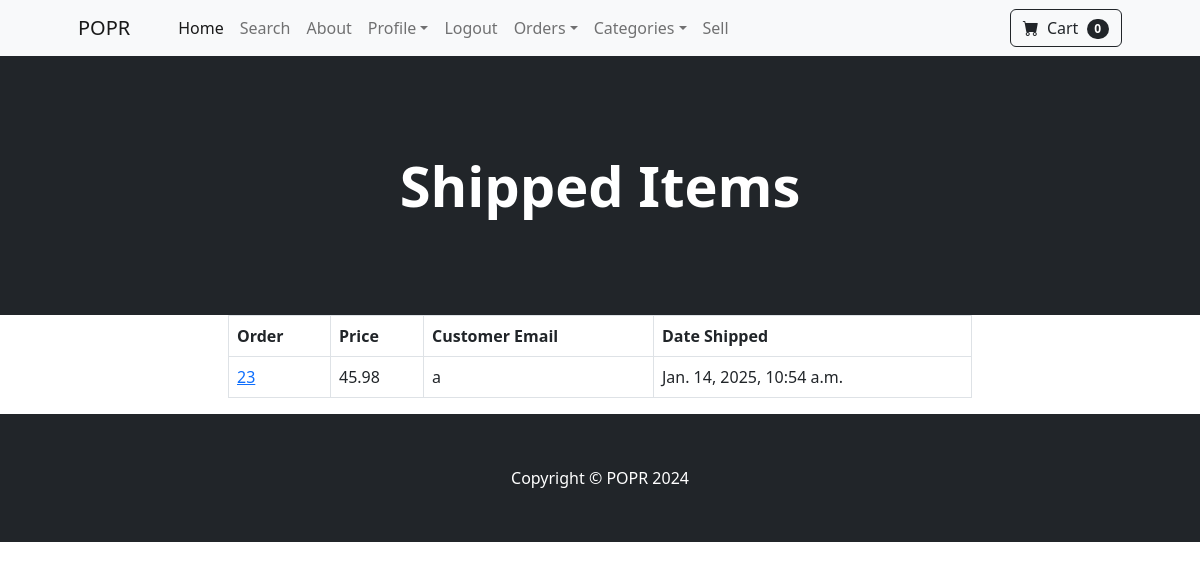
The page /payment/shipped_dash (signed in) on the database its author committed.
### payment/models.py (models this page shows, shortened)
class Order(models.Model):
    user = models.ForeignKey(User, on_delete=models.CASCADE, null=True, blank=True)
    full_name = models.CharField(max_length=255)
    email = models.EmailField(max_length=255)
    shipping_adress = models.TextField(max_length=500)
    amout_to_pay = models.DecimalField(max_digits=10, decimal_places=2)
    date_of_order = models.DateTimeField(auto_now_add=True)
    shipped = models.BooleanField(default=False)
    date_shipped = models.DateTimeField(blank=True, null=True)

### payment/views.py (the view)
# urls.py: path('shipped_dash', views.shipped_dash, name='shipped_dash'),
def shipped_dash(request):
    if request.user.is_authenticated and request.user.is_superuser:
        orders = Order.objects.filter(shipped=True)
        return render(request, "payment/shipped_dash.html", {'orders':orders})
    else:
        messages.success(request, 'Access Denied')
        return redirect('home')

### cart/cart.py (called while the page is built)
    def __len__(self):
        return len(self.cart)

### cart/context_processors.py (called while the page is built)
def cart(request):
    return {'cart': Cart(request)}

### payment/templates/payment/shipped_dash.html
{% extends "base.html" %}
{%block content%}
<header class="bg-dark py-5">
    <div class="container px-4 px-lg-5 my-5">
        <div class="text-center text-white">
            <h1 class="display-4 fw-bolder">Shipped Items</h1>
        </div>
    </div>
</header>
<div class='container'>
    <div class='row'>
        <center>
            <div class='col-8'>
                <table class="table table-hover table-bordered">
                    <thead>
                      <tr>
                        <th scope="col">Order</th>
                        <th scope="col">Price</th>
                        <th scope="col">Customer Email</th>
                        <th scope="col">Date Shipped</th>
                      </tr>
                    </thead>
                    {% for order in orders %}
                    <tbody>
                      <tr>
                        <td><a href="{% url 'orders' order.id%}">{{order.id}}</a></td>
                        <td>{{order.amout_to_pay}}</td>
                        <td>{{order.email}}</td>
                        <td>{{order.date_shipped}}</td>
                      </tr>
                    </tbody>
                    {% endfor %}
                </table>
            </div>
        </center>
    </div>
</div>
{% endblock %}

### rows shown on the page
Order: id "23", amout_to_pay "45.98", email "a", date_shipped "Jan. 14, 2025, 10:54 a.m."

### other values the page prints
{{ cart|length }} "0"
